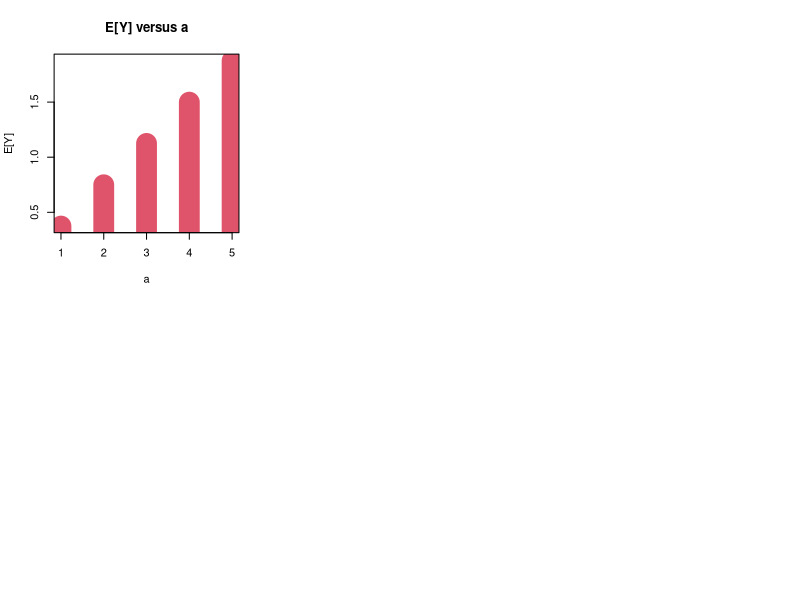

R code for this plot:
#1
#lambda = 1/60
#beta = lambda
#k=2

prob <- function(k) {
  
  lambda <- 1/60
  #given in the question
  beta <- lambda
  
  #gets time that the customer is in the shop
  time <- mean(rexp(10000, lambda)) 
  
  #the number of customers that arrive during that time 
  X <- rpois(10000, time*beta) 
  
  # true if it's 2 or less customers that arrived in that time
  Y <- (X<=2)
  
  # Z is the percentage of arrivals <=2
  # ((num of <2 customers arrive)/10000)*100 = num of <2 customers arrive)/100
  Z <- sum(Y, na.rm = TRUE)/100
  
  #returns the probability 
  return(Z) 
  
}

# array for the results
resultsOfk <- vector("numeric", 200)
k <- 2


for (i in 1:200) {
  print(i)
  resultsOfk[i] <- prob(k)
}

#this is the probability that while a particular customer is shopping, 
#max k other customers arrive
print(mean(resultsOfk))


#Q2

f <- function(a) {
  
  #10,000 samples
  X <- runif(10000, 0, a)
  
  # check each sample for the conditions of Y  
  for (i in 1:10000) {
    if (X[i] >= (a/2)) {
      X[i] = a/2
    }
    #else if X[i] < a/2, X[i] = X, the sample generated
  }
  
  # return the mean of the 10,000 samples
  return(mean(X))
  
}

# array for the results
resultFora <- vector("numeric", 200)
par(mfrow=c(2, 3))  # divide graph area in 2 columns
# an array for the mean of the result for each a
meanResultsFora <- vector("numeric", 5)
theNumberOfa <- (1:5) #x axis

for (a in 1:5) {
  # run 200 times
  for (i in 1:200) {
    print(i)
    resultFora[i] <- f(a)
  }
  meanResultsFora[a] <- mean(resultFora)
}

#The means for are 3a/8
plot(x=theNumberOfa, y=meanResultsFora, main ='E[Y] versus a', xlab='a', ylab='E[Y]', col=2, type='h', lwd=20) 






